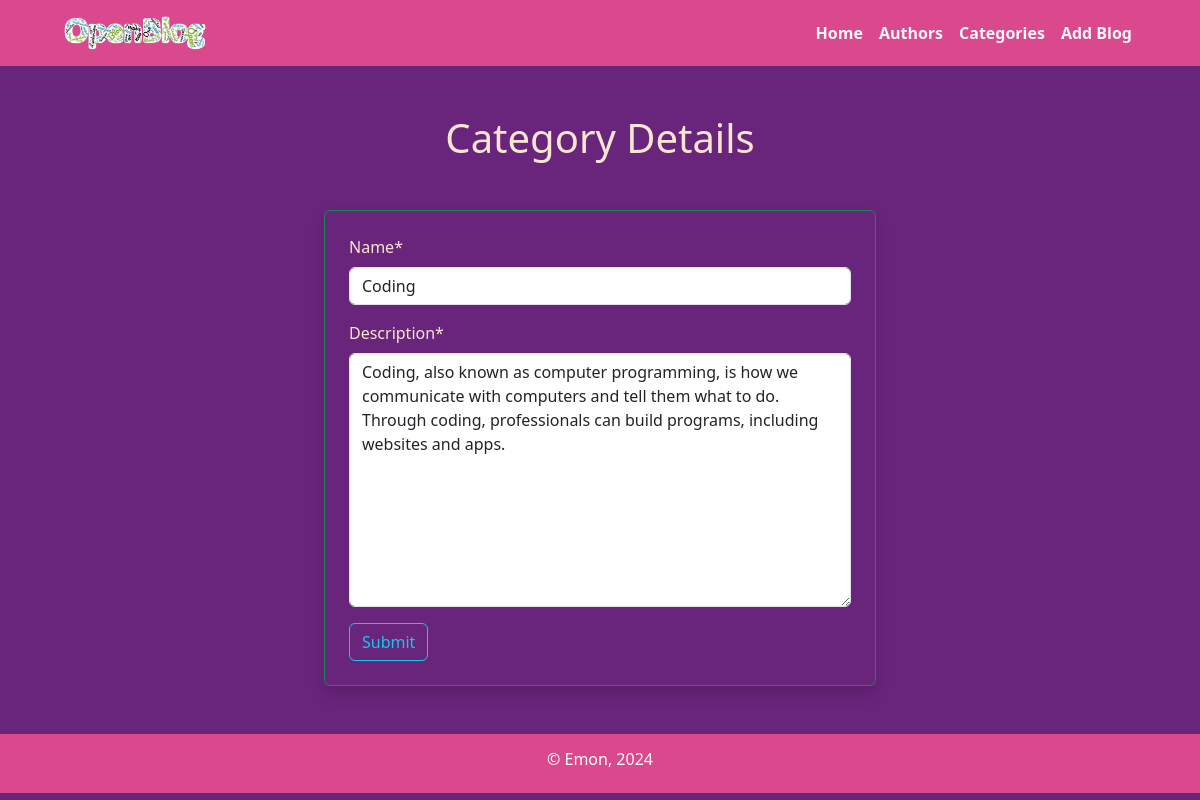
Screenshot of /category/edit_category/3 with the database file from the repository.
### categories/models.py (models this page shows, shortened)
class Categories(models.Model):
    name = models.CharField(max_length=50)
    description = models.TextField()
    class Meta:
        verbose_name = "Category"
        verbose_name_plural = "Categories"

### categories/views.py (the view)
# urls.py: path('edit_category/<int:id>', views.edit_category, name='edit_category'),
def edit_category(request, id):
    category = models.Categories.objects.get(pk=id)
    if request.method == 'POST':
        form = forms.CategotyForm(request.POST, instance=category)
        if form.is_valid():
            form.save()
    else:
        form = forms.CategotyForm(instance=category)
    return render(request, 'category_form.html', {'form': form})

### categories/forms.py
class CategotyForm(forms.ModelForm):
    class Meta:
        model = Categories
        fields = '__all__'
        widgets = {
            'name':forms.TextInput(attrs={'placeholder': 'Enter category name . . .'}),
            }

### categories/templates/category_form.html (shortened to what this page needs)
{% extends 'base.html' %}
{% load crispy_forms_tags %}
{% block content %}
<h1 class="text-center mb-5">Category Details</h1>
<form method="post" enctype="multipart/form-data" class="w-50 mx-auto border border-success shadow p-4 rounded">
    {{ form | crispy }}
    <button type="submit" class="btn btn-outline-info">Submit</button>
</form>
{% endblock %}

### static/css/style.css (style rules this page uses)
body { background-color: #69247C; color: #F9E6CF; }

### rows the page displays
Categories: name "Coding", description "Coding, also known as computer programming, is how we communicate with computers and tell them what to do. Through coding, professionals can build programs, including websites and apps."
